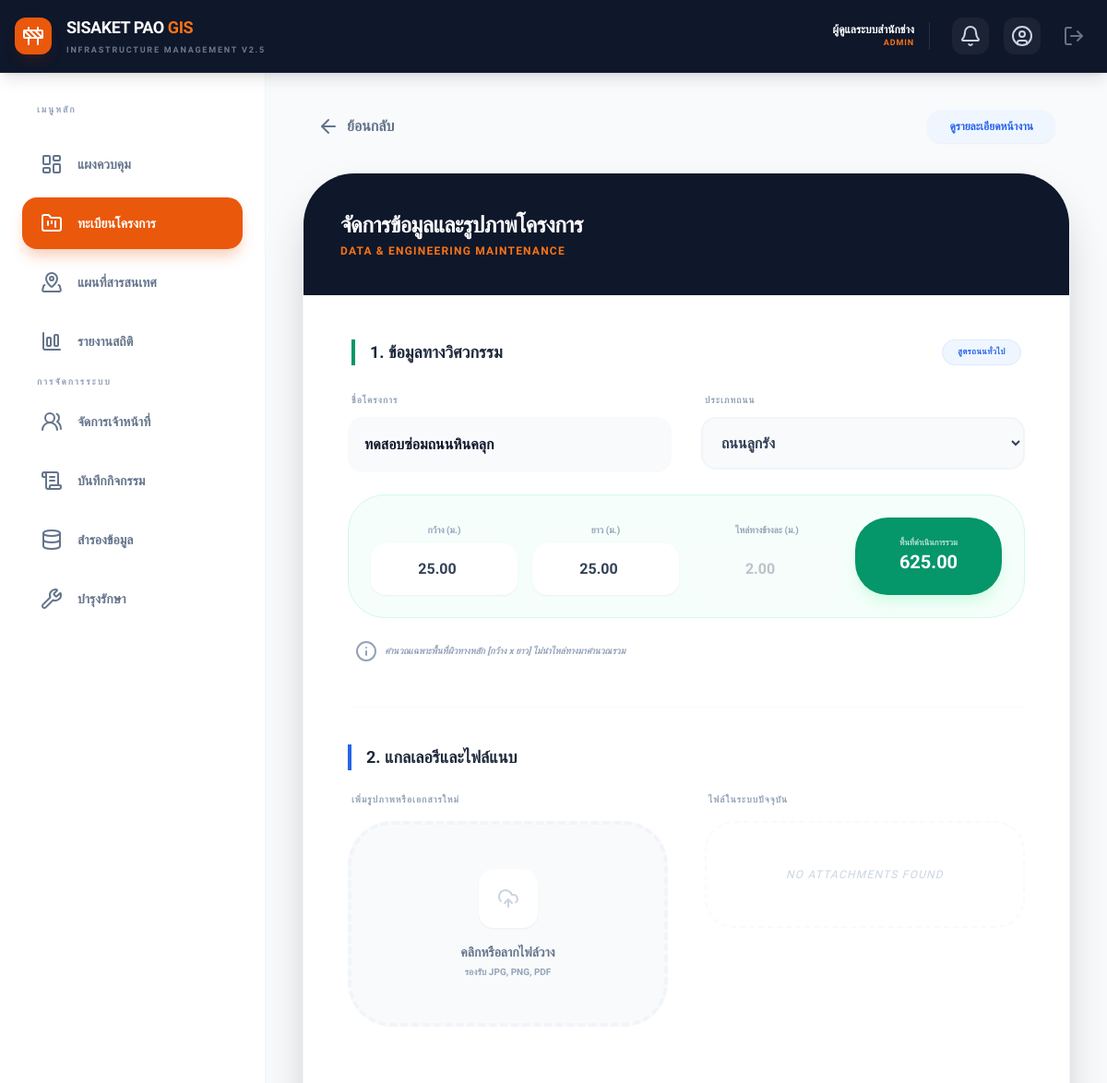
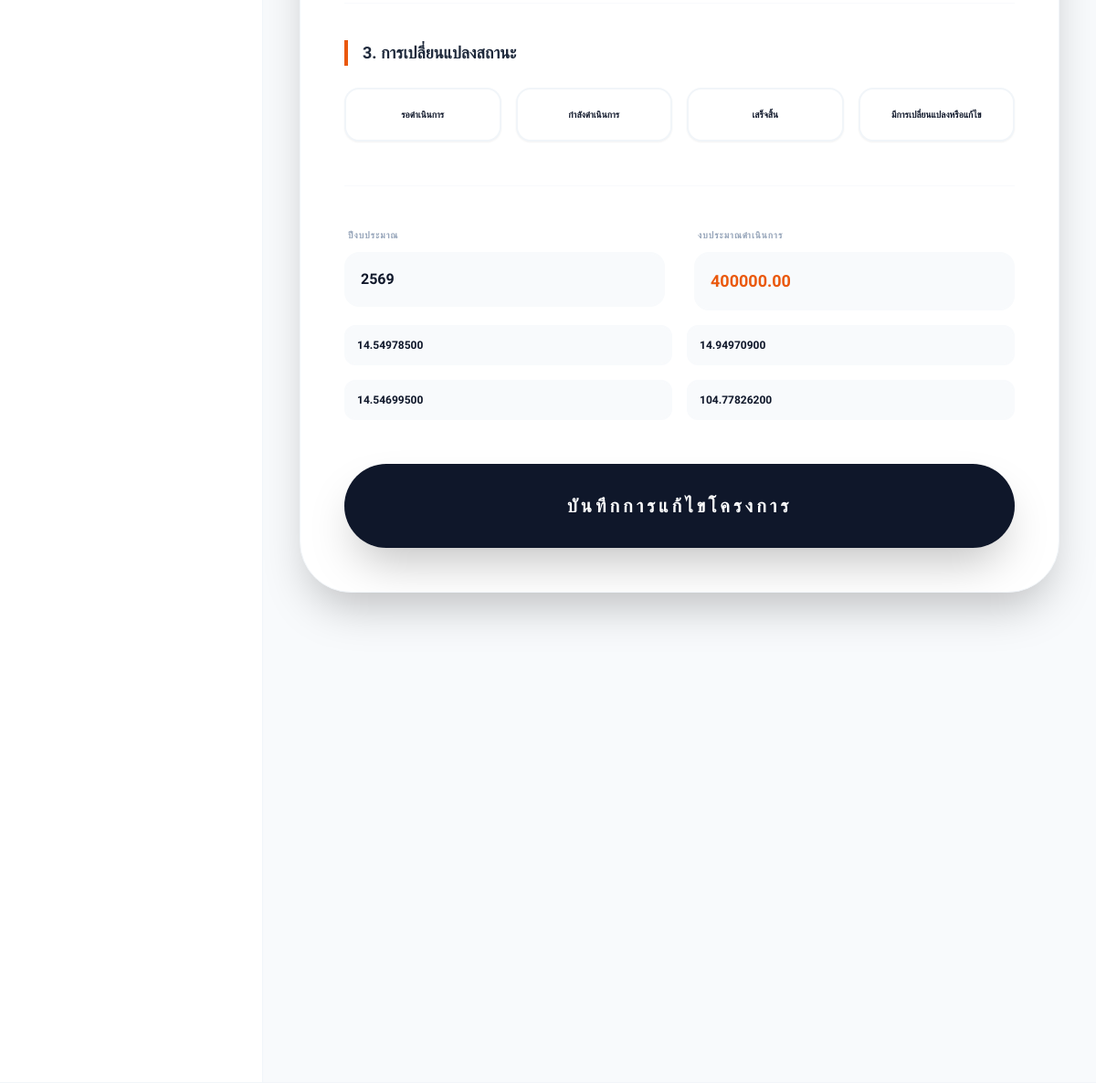
Screenshot of /edit_project.php?id=2 (signed in) with the database file from the repository (2 pictures, top to bottom).
### tables this page shows
CREATE TABLE `projects` (
  `id` int(11) NOT NULL,
  `project_name` varchar(255) NOT NULL,
  `route_name` text DEFAULT NULL,
  `infrastructure_type` varchar(100) DEFAULT NULL,
  `fiscal_year` int(11) NOT NULL,
  `district_name` varchar(100) NOT NULL,
  `distance` decimal(10,2) DEFAULT 0.00,
  `width` decimal(10,2) DEFAULT 0.00,
  `has_shoulder` tinyint(1) DEFAULT 0,
  `shoulder_width` decimal(10,2) DEFAULT 0.00,
  `area` decimal(15,2) DEFAULT 0.00,
  `budget_amount` decimal(15,2) DEFAULT 0.00,
  `budget_type` varchar(50) DEFAULT 'statute',
  `supervisor_name` varchar(150) DEFAULT NULL,
  `budget_detail` text DEFAULT NULL,
  `project_image` varchar(255) DEFAULT NULL,
  `start_lat` decimal(11,8) DEFAULT NULL,
  `start_long` decimal(11,8) DEFAULT NULL,
  `end_lat` decimal(11,8) DEFAULT NULL,
  `end_long` decimal(11,8) DEFAULT NULL,
  `status` varchar(50) DEFAULT 'รอนุมัติ',
  `created_by` int(11) DEFAULT NULL,
  `created_at` timestamp NOT NULL DEFAULT current_timestamp()
);

### includes/functions.php (called while the page is built, shortened)
<?php
if (!function_exists('e')) {
    function e($string) {
        return htmlspecialchars($string ?? '', ENT_QUOTES, 'UTF-8');
    }
}
?>

### edit_project.php (the view, shortened to what this page needs)
<?php
require_once 'config/db.php';
require_once 'includes/functions.php';
$id = intval($_GET['id']);
$stmt = $conn->prepare("SELECT * FROM projects WHERE id = ?");
$stmt->bind_param("i", $id);
$stmt->execute();
$project = $stmt->get_result()->fetch_assoc();
$attachments_res = $conn->query("SELECT * FROM project_attachments WHERE project_id = $id");
include 'includes/header.php';
?>
<div class="max-w-6xl mx-auto pb-20 animate-in fade-in duration-500">
    <div class="flex items-center justify-between mb-8 px-4">
        <a href="projects.php" class="text-slate-500 hover:text-orange-600 flex items-center gap-2 font-bold transition-all group">
            <i data-lucide="arrow-left" size="18" class="group-hover:-translate-x-1 transition-transform"></i> ย้อนกลับ
        </a>
        <a href="view_project.php?id=<?= $id ?>" class="bg-blue-50 text-blue-600 px-6 py-2.5 rounded-2xl text-xs font-black uppercase hover:bg-blue-600 hover:text-white transition-all shadow-sm">
            ดูรายละเอียดหน้างาน
        </a>
    </div>
    <div class="bg-white rounded-[3.5rem] shadow-2xl border border-slate-100 overflow-hidden">
        <div class="bg-slate-900 p-10 text-white relative">
            <div class="absolute right-0 top-0 opacity-10 -mr-4 -mt-4"><i data-lucide="edit-3" size="180"></i></div>
            <h2 class="text-2xl font-black uppercase tracking-tight relative z-10">จัดการข้อมูลและรูปภาพโครงการ</h2>
            <p class="text-orange-500 text-xs font-bold uppercase tracking-widest mt-1 relative z-10">Data & Engineering Maintenance</p>
        </div>
        <form method="POST" enctype="multipart/form-data" class="p-8 md:p-12 space-y-12">
            <div class="space-y-6">
                <div class="flex justify-between items-end px-1">
                    <h3 class="text-lg font-black text-slate-800 border-l-4 border-emerald-600 pl-4 uppercase">1. ข้อมูลทางวิศวกรรม</h3>
                    <div id="formula_badge" class="px-4 py-1.5 rounded-full text-[9px] font-black uppercase tracking-wider border transition-all duration-500">
                    </div>
                </div>
                <div class="grid grid-cols-1 md:grid-cols-2 gap-8 mb-4">
                    <div class="space-y-2">
                        <label class="text-[10px] font-black text-slate-400 uppercase tracking-widest ml-1">ชื่อโครงการ</label>
                        <input type="text" name="project_name" value="<?= e($project['project_name']) ?>" required class="w-full p-4 bg-slate-50 border-2 border-slate-50 rounded-2xl font-bold outline-none focus:border-orange-500 transition-all">
                    </div>
                    <div class="space-y-2">
                        <label class="text-[10px] font-black text-slate-400 uppercase tracking-widest ml-1">ประเภทถนน</label>
                        <select name="infrastructure_type" id="p_type" onchange="calculateArea()" class="w-full p-4 bg-slate-50 border-2 border-slate-100 rounded-2xl font-bold text-slate-700 outline-none focus:border-orange-500">
                            <?php
                            $types = ["ถนนลูกรัง", "ถนนหินคลุก", "ถนนคอนกรีต", "ถนนลาดยาง (Tack Coat)", "ถนนลาดยาง (Recycling)"];
                            foreach($types as $t):
                            ?>
                            <option value="<?= $t ?>" <?= $project['infrastructure_type'] == $t ? 'selected' : '' ?>><?= $t ?></option>
                            <?php endforeach; ?>
                        </select>
                    </div>
                </div>
                <div class="grid grid-cols-2 md:grid-cols-4 gap-4 bg-emerald-50/50 p-6 rounded-[2.5rem] border border-emerald-100 text-slate-700">
                    <div class="space-y-1 text-center">
                        <label class="text-[10px] font-black text-slate-400 uppercase">กว้าง (ม.)</label>
                        <input type="number" step="0.01" name="width_m" id="width_m" value="<?= $project['width'] ?>" oninput="calculateArea()" class="w-full p-4 rounded-2xl border-none font-bold text-center shadow-sm">
                    </div>
                    <div class="space-y-1 text-center">
                        <label class="text-[10px] font-black text-slate-400 uppercase">ยาว (ม.)</label>
                        <input type="number" step="0.01" name="distance_m" id="distance_m" value="<?= $project['distance'] ?>" oninput="calculateArea()" class="w-full p-4 rounded-2xl border-none font-bold text-center shadow-sm">
                    </div>
                    <div class="space-y-1 text-center">
                        <label class="text-[10px] font-black text-slate-400 uppercase">ไหล่ทางข้างละ (ม.)</label>
                        <input type="number" step="0.01" name="shoulder_m" id="shoulder_m" value="<?= $project['shoulder_width'] ?>" oninput="calculateArea()" class="w-full p-4 rounded-2xl border-none font-bold text-center shadow-sm transition-all duration-300 outline-none">
                    </div>
                    <div class="bg-emerald-600 rounded-[2.2rem] p-4 text-white text-center flex flex-col justify-center shadow-lg shadow-emerald-100">
                        <p class="text-[9px] font-black uppercase opacity-70">พื้นที่ดำเนินการรวม</p>
                        <input type="text" id="total_area" readonly class="w-full bg-transparent border-none text-xl font-black text-center text-white outline-none">
                    </div>
                </div>
                <p id="formula_desc" class="text-[10px] font-bold text-slate-400 italic px-2 flex items-center gap-2"></p>
            </div>
            <div class="space-y-6 pt-10 border-t border-slate-50">
                <h3 class="text-lg font-black text-slate-800 border-l-4 border-blue-600 pl-4 uppercase">2. แกลเลอรีและไฟล์แนบ</h3>
                <div class="grid grid-cols-1 md:grid-cols-2 gap-10">
                    <div class="space-y-4">
                        <label class="text-[10px] font-black text-slate-400 uppercase tracking-widest ml-1 block">เพิ่มรูปภาพหรือเอกสารใหม่</label>
                        <div class="relative group">
                            <div class="p-12 border-4 border-dashed border-slate-100 rounded-[3rem] bg-slate-50 flex flex-col items-center justify-center text-center group-hover:border-blue-200 group-hover:bg-blue-50/30 transition-all">
                                <div class="w-16 h-16 bg-white rounded-2xl flex items-center justify-center shadow-sm mb-4 text-slate-300 group-hover:text-blue-500 group-hover:scale-110 transition-all">
                                    <i data-lucide="upload-cloud" size="32"></i>
                                </div>
                                <p class="text-sm font-black text-slate-500">คลิกหรือลากไฟล์วาง</p>
                                <p class="text-[10px] text-slate-400 mt-1 font-bold">รองรับ JPG, PNG, PDF</p>
                            </div>
                        </div>
                    </div>
                    <div class="space-y-4">
                        <label class="text-[10px] font-black text-slate-400 uppercase tracking-widest ml-1 block">ไฟล์ในระบบปัจจุบัน</label>
                        <div class="grid grid-cols-2 sm:grid-cols-3 gap-3">
                            <?php if($attachments_res->num_rows > 0): ?>
                                <?php while($f = $attachments_res->fetch_assoc()):
                                    $ext = strtolower(pathinfo($f['file_path'], PATHINFO_EXTENSION));
                                    $is_img = in_array($ext, ['jpg','jpeg','png','gif','webp']);
                                ?>
                                <div class="relative group aspect-square rounded-2xl overflow-hidden border border-slate-100 bg-slate-50 shadow-sm" id="file-row-<?= $f['id'] ?>">
                                    <?php if($is_img): ?>
                                        <img src="uploads/projects/<?= $f['file_path'] ?>" class="w-full h-full object-cover group-hover:scale-110 transition-transform duration-500">
                                    <?php else: ?>
                                        <div class="w-full h-full flex flex-col items-center justify-center p-2 text-center">
                                            <i data-lucide="file-text" class="text-slate-300" size="28"></i>
                                            <p class="text-[8px] font-black text-slate-400 mt-2 truncate w-full uppercase"><?= $ext ?></p>
                                        </div>
                                    <?php endif; ?>
                                    <div class="absolute inset-0 bg-slate-900/60 opacity-0 group-hover:opacity-100 transition-opacity flex items-center justify-center">
                                        <button type="button" onclick="deleteFile(<?= $f['id'] ?>)" class="p-2.5 bg-rose-600 text-white rounded-xl hover:bg-rose-700 shadow-xl transform scale-75 group-hover:scale-100 transition-transform">
                                            <i data-lucide="trash-2" size="16"></i>
                                        </button>
                                    </div>
                                </div>
                                <?php endwhile; ?>
                            <?php else: ?>
                                <div class="col-span-full py-12 border-2 border-dashed border-slate-50 rounded-[2rem] text-center text-slate-300 italic text-xs uppercase tracking-widest">No attachments found</div>
                            <?php endif; ?>
                        </div>
                    </div>
                </div>
            </div>
            <div class="space-y-6 pt-10 border-t border-slate-50">
                <h3 class="text-lg font-black text-slate-800 border-l-4 border-orange-600 pl-4 uppercase">3. การเปลี่ยนแปลงสถานะ</h3>
                <div class="grid grid-cols-2 md:grid-cols-4 gap-4">
                    <?php
                    $st_list = ['รอดำเนินการ', 'กำลังดำเนินการ', 'เสร็จสิ้น', 'มีการเปลี่ยนแปลงหรือแก้ไข'];
                    foreach($st_list as $st):
                    ?>
                    <label class="relative cursor-pointer group">
                        <div class="p-5 bg-white border-2 border-slate-100 rounded-2xl text-center peer-checked:border-<?= $st=='มีการเปลี่ยนแปลงหรือแก้ไข' ? 'rose' : ($st=='เสร็จสิ้น' ? 'emerald' : 'slate') ?>-600 peer-checked:bg-<?= $st=='มีการเปลี่ยนแปลงหรือแก้ไข' ? 'rose' : ($st=='เสร็จสิ้น' ? 'emerald' : 'slate') ?>-600 peer-checked:text-white transition-all shadow-sm">
                            <p class="text-[10px] font-black uppercase"><?= $st ?></p>
                        </div>
                    </label>
                    <?php endforeach; ?>
                </div>
            </div>
            <div class="space-y-4 pt-10 border-t border-slate-50">
                <div class="grid grid-cols-1 md:grid-cols-2 gap-8">
                    <div class="space-y-2">
                        <label class="text-[10px] font-black text-slate-400 uppercase tracking-widest ml-1">ปีงบประมาณ</label>
                        <input type="number" name="fiscal_year" value="<?= $project['fiscal_year'] ?>" class="w-full p-4 bg-slate-50 border-2 border-slate-50 rounded-2xl font-bold">
                    </div>
                    <div class="space-y-2">
                        <label class="text-[10px] font-black text-slate-400 uppercase tracking-widest ml-1">งบประมาณดำเนินการ</label>
                        <input type="number" step="0.01" name="budget_amount" value="<?= $project['budget_amount'] ?>" class="w-full p-4 bg-slate-50 border-2 border-slate-50 rounded-2xl font-bold text-orange-600 text-lg">
                    </div>
                </div>
                <div class="grid grid-cols-2 gap-4">
                    <input type="text" name="start_lat" value="<?= $project['start_lat'] ?>" placeholder="Lat Start" class="p-3 bg-slate-50 rounded-xl text-xs font-bold border-2 border-slate-50">
                    <input type="text" name="start_long" value="<?= $project['start_long'] ?>" placeholder="Lng Start" class="p-3 bg-slate-50 rounded-xl text-xs font-bold border-2 border-slate-50">
                </div>
                <div class="grid grid-cols-2 gap-4">
                    <input type="text" name="end_lat" value="<?= $project['end_lat'] ?>" placeholder="Lat End" class="p-3 bg-slate-50 rounded-xl text-xs font-bold border-2 border-slate-50">
                    <input type="text" name="end_long" value="<?= $project['end_long'] ?>" placeholder="Lng End" class="p-3 bg-slate-50 rounded-xl text-xs font-bold border-2 border-slate-50">
                </div>
            </div>
            <button type="submit" class="w-full bg-slate-900 hover:bg-orange-600 text-white font-black py-8 rounded-[3rem] shadow-2xl transition-all active:scale-95 text-xl mt-10 uppercase tracking-[0.2em]">
                บันทึกการแก้ไขโครงการ
            </button>
        </form>
    </div>
</div>
<?php include 'includes/footer.php'; ?>

### includes/header.php (style rules this page uses)
body { font-family: 'Sarabun', sans-serif; }

### rows the page displays
projects: project_name "ทดสอบซ่อมถนนหินคลุก", infrastructure_type "ถนนลูกรัง", width_m "25.00", distance_m "25.00", shoulder_m "2.00", fiscal_year "2569", budget_amount "400000.00", start_lat "14.54978500", start_long "14.94970900", end_lat "14.54699500", end_long "104.77826200"

### other values shown
$_SESSION['full_name'] "ผู้ดูแลระบบสำนักช่าง"
$_SESSION['role'] "ADMIN"
$st "รอดำเนินการ"
$st "กำลังดำเนินการ"
$st "เสร็จสิ้น"
$st "มีการเปลี่ยนแปลงหรือแก้ไข"
